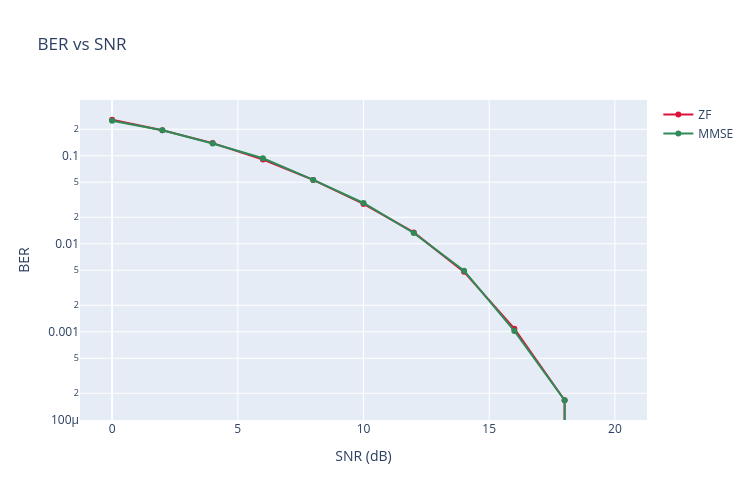
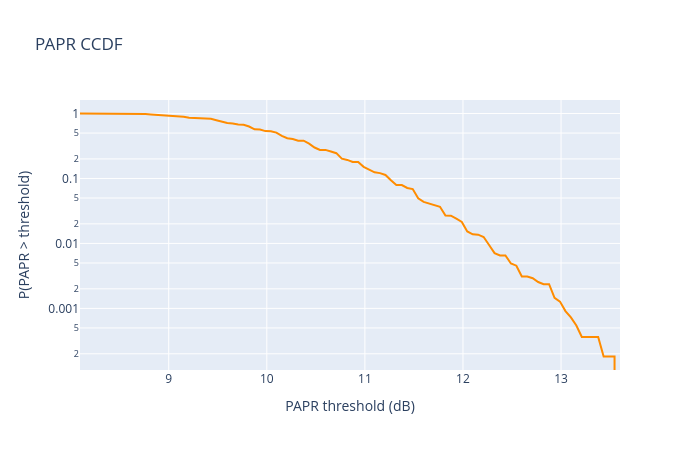

Source (notebook cell) for these figures, in order:
### Code cell
# =============================================================
# STEP 15: SNR SWEEP + BER/PAPR PLOTS
# =============================================================

def run_one_symbol(snr_db, equalizer='zf'):
    """Full pipeline for one OFDM symbol -> returns (errors, total_bits, papr_db)."""
    tx_bits = generate_bits(len(data_indices) * BITS_PER_SYMBOL)
    data_syms = qam_mapper(tx_bits, MOD_ORDER)

    X_ = np.zeros(N, dtype=complex)
    X_[data_indices] = data_syms
    X_[pilot_indices] = PILOT_VALUE

    x_ = np.fft.ifft(X_, n=N)
    x_cp_ = add_cyclic_prefix(x_, CP_LEN)

    papr_db_ = compute_papr(x_)

    H_ = generate_rayleigh_channel(N)
    x_mp_ = apply_multipath(x_cp_, CHANNEL_TAPS)
    x_rx_, noise_pow_ = add_awgn(x_mp_, snr_db)

    x_win_ = remove_cyclic_prefix(x_rx_, CP_LEN)
    Y_ = np.fft.fft(x_win_, n=N)

    H_est_pilots_ = Y_[pilot_indices] / X_[pilot_indices]
    H_est_ = (np.interp(all_idx, pilot_indices, H_est_pilots_.real)
              + 1j * np.interp(all_idx, pilot_indices, H_est_pilots_.imag))

    X_hat_ = zf_equalizer(Y_, H_est_) if equalizer == 'zf' \
             else mmse_equalizer(Y_, H_est_, noise_pow_)

    rx_bits_ = qam_demapper(X_hat_[data_indices], CONSTELLATION_BITS, CONSTELLATION_SYMS)
    _, errors_ = compute_ber(tx_bits, rx_bits_)

    return errors_, len(tx_bits), papr_db_


# --- sweep SNR, accumulate BER for ZF and MMSE ---
ber_zf_list, ber_mmse_list, papr_all = [], [], []

for snr in SNR_SWEEP_RANGE:
    e_zf_tot, e_mmse_tot, bits_tot = 0, 0, 0
    for _ in range(NUM_SYMBOLS_PER_SNR):
        e1, t1, papr = run_one_symbol(snr, 'zf')
        e2, t2, _ = run_one_symbol(snr, 'mmse')
        e_zf_tot += e1
        e_mmse_tot += e2
        bits_tot += t1
        papr_all.append(papr)
    ber_zf_list.append(e_zf_tot / bits_tot)
    ber_mmse_list.append(e_mmse_tot / bits_tot)
    print(f"SNR={snr}dB | ZF={ber_zf_list[-1]:.5f} | MMSE={ber_mmse_list[-1]:.5f}")

ber_zf_list = np.array(ber_zf_list)
ber_mmse_list = np.array(ber_mmse_list)
papr_all = np.array(papr_all)


# --- plot BER vs SNR ---
fig = go.Figure()
fig.add_trace(go.Scatter(x=SNR_SWEEP_RANGE, y=ber_zf_list, mode='lines+markers',
                          name='ZF', line=dict(color='crimson')))
fig.add_trace(go.Scatter(x=SNR_SWEEP_RANGE, y=ber_mmse_list, mode='lines+markers',
                          name='MMSE', line=dict(color='seagreen')))
fig.update_layout(title="BER vs SNR", xaxis_title="SNR (dB)", yaxis_title="BER",
                   yaxis_type="log", width=750, height=500)
fig.show()

# --- plot PAPR CCDF ---
thresholds = np.linspace(papr_all.min(), papr_all.max(), 100)
ccdf = [np.mean(papr_all > t) for t in thresholds]

fig2 = go.Figure()
fig2.add_trace(go.Scatter(x=thresholds, y=ccdf, mode='lines', line=dict(color='darkorange')))
fig2.update_layout(title="PAPR CCDF", xaxis_title="PAPR threshold (dB)",
                    yaxis_title="P(PAPR > threshold)", yaxis_type="log",
                    width=700, height=450)
fig2.show()

### Figure 1 — Plotly figure (JSON) as saved in the notebook; plotly's stock layout.template omitted (floating-point values rounded to 4 significant figures)
{"data": [{"line": {"color": "crimson"}, "mode": "lines+markers", "name": "ZF", "type": "scatter", "x": [0, 2, 4, 6, 8, 10, 12, 14, 16, 18, 20], "y": [0.2562, 0.1952, 0.1391, 0.09044, 0.05308, 0.02835, 0.01346, 0.004792, 0.001083, 0.0001667, 0.0]}, {"line": {"color": "seagreen"}, "mode": "lines+markers", "name": "MMSE", "type": "scatter", "x": [0, 2, 4, 6, 8, 10, 12, 14, 16, 18, 20], "y": [0.2495, 0.1945, 0.1376, 0.09348, 0.05306, 0.02904, 0.01325, 0.004938, 0.001021, 0.0001667, 0.0]}], "layout": {"height": 500, "title": {"text": "BER vs SNR"}, "width": 750, "xaxis": {"title": {"text": "SNR (dB)"}}, "yaxis": {"title": {"text": "BER"}, "type": "log"}}}

### Figure 2 — Plotly figure (JSON) as saved in the notebook; plotly's stock layout.template omitted (floating-point values rounded to 4 significant figures)
{"data": [{"line": {"color": "darkorange"}, "mode": "lines", "type": "scatter", "x": [8.096, 8.151, 8.207, 8.262, 8.318, 8.374, 8.429, 8.485, 8.54, 8.596, 8.652, 8.707, 8.763, 8.819, 8.874, 8.93, 8.985, 9.041, 9.097, 9.152, 9.208, 9.263, 9.319, 9.375, 9.43, 9.486, 9.541, 9.597, 9.653, 9.708, 9.764, 9.819, 9.875, 9.931, 9.986, 10.04, 10.1, 10.15, 10.21, 10.26, 10.32, 10.38, 10.43, 10.49, 10.54, 10.6, 10.65, 10.71, 10.76, 10.82, 10.88, 10.93, 10.99, 11.04, 11.1, 11.15, 11.21, 11.27, 11.32, 11.38, 11.43, 11.49, 11.54, 11.6, 11.65, 11.71, 11.77, 11.82, 11.88, 11.93, 11.99, 12.04, 12.1, 12.16, 12.21, 12.27, 12.32, 12.38, 12.43, 12.49, 12.54, 12.6, 12.66, 12.71, 12.77, 12.82, 12.88, 12.93, 12.99, 13.04, 13.1, 13.16, 13.21, 13.27, 13.32, 13.38, 13.43, 13.49, 13.55, 13.6], "y": [0.9998, 0.9998, 0.9989, 0.9989, 0.9989, 0.9971, 0.9971, 0.9949, 0.9887, 0.9882, 0.9815, 0.9807, 0.9807, 0.9689, 0.9544, 0.9391, 0.9391, 0.9358, 0.9218, 0.8936, 0.8635, 0.8542, 0.8278, 0.8278, 0.8278, 0.7867, 0.7482, 0.7122, 0.7015, 0.6767, 0.6716, 0.6302, 0.5704, 0.5651, 0.5358, 0.5345, 0.5073, 0.4511, 0.4167, 0.4056, 0.3818, 0.3809, 0.3438, 0.2995, 0.2753, 0.2753, 0.2595, 0.2451, 0.2015, 0.1931, 0.1796, 0.1787, 0.1511, 0.136, 0.1242, 0.1209, 0.1131, 0.09382, 0.07927, 0.07927, 0.07145, 0.06873, 0.04945, 0.04364, 0.04127, 0.03909, 0.03673, 0.02691, 0.02673, 0.024, 0.02145, 0.01527, 0.01382, 0.01364, 0.01255, 0.009455, 0.007091, 0.006545, 0.006545, 0.004909, 0.004545, 0.003091, 0.003091, 0.002909, 0.002545, 0.002364, 0.002364, 0.001455, 0.001273, 0.0009091, 0.0007273, 0.0005455, 0.0003636, 0.0003636, 0.0003636, 0.0003636, 0.0001818, 0.0001818, 0.0001818, 0]}], "layout": {"height": 450, "title": {"text": "PAPR CCDF"}, "width": 700, "xaxis": {"title": {"text": "PAPR threshold (dB)"}}, "yaxis": {"title": {"text": "P(PAPR > threshold)"}, "type": "log"}}}
